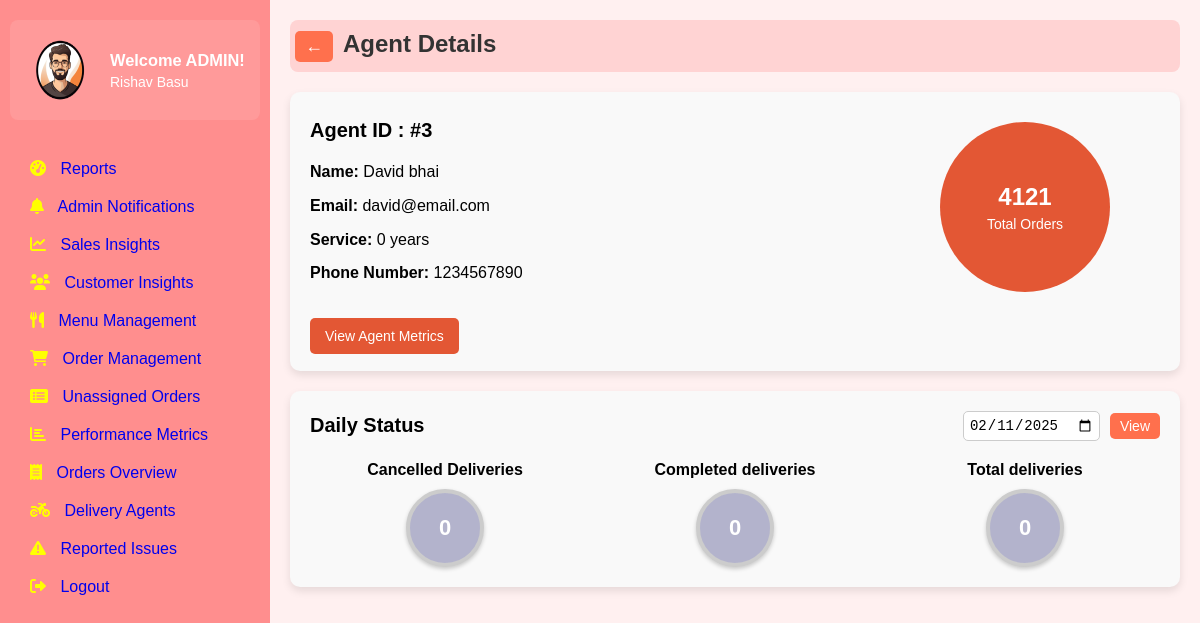
The page /staff/3 (signed in) on the database its author committed.
### tables this page shows
CREATE TABLE users (
        user_id INTEGER PRIMARY KEY AUTOINCREMENT,
        email TEXT UNIQUE NOT NULL,
        password_hash TEXT NOT NULL,
        full_name TEXT,
        phone_number TEXT,
        created_at TIMESTAMP DEFAULT CURRENT_TIMESTAMP,
        updated_at TIMESTAMP DEFAULT CURRENT_TIMESTAMP,
        last_login TIMESTAMP,
        is_active BOOLEAN DEFAULT TRUE,
        is_admin INTEGER DEFAULT 0,
        is_delivery_boy INTEGER DEFAULT 0,
        role_id INTEGER,
        FOREIGN KEY(role_id) REFERENCES roles(role_id)
    );

CREATE TABLE Delivery_agents (
        id INTEGER PRIMARY KEY,
        name TEXT NOT NULL,
        status TEXT NOT NULL,
        FOREIGN KEY (id) REFERENCES Users(user_id),
        FOREIGN KEY (name) REFERENCES Users(full_name)
    );

### app.py (the view)
@app.route('/staff/<agent_id>')
def staff_details(agent_id):
    if not is_admin():
        flash('Access denied. Admins only.', 'error')
        return redirect(url_for('signin'))
    conn = get_db_connection()
    staff = conn.execute('''SELECT da.*, u.email, u.phone_number, u.created_at, da.name as full_name, u.user_id
        FROM Delivery_agents da
        JOIN Users u ON da.id = u.user_id
        WHERE da.id = ?''', (agent_id,)).fetchone()
    if not staff:
        conn.close()
        return "Staff member not found", 404
    created_date = datetime.strptime(staff['created_at'], '%Y-%m-%d %H:%M:%S.%f')
    years_of_service = relativedelta(datetime.now(), created_date).years
    total_orders = conn.execute('''SELECT COUNT(*) as count FROM Delivery WHERE Delivery_Agent_ID = ?
    ''', (agent_id,)).fetchone()['count']
    selected_date = request.args.get('date', date.today().isoformat())
    metrics = conn.execute('''SELECT
            COUNT(CASE WHEN Status = 'Cancelled' THEN 1 END) as cancelled_deliveries,
            COUNT(CASE WHEN Status IN ('Delivered on time', 'Delivered delayed') THEN 1 END) as completed_deliveries,
            COUNT(*) as total_deliveries
        FROM Delivery
        WHERE Delivery_Agent_ID = ?
        AND DATE(Pickup_time) = DATE(?)
    ''', (agent_id, selected_date)).fetchone()
    staff_dict = dict(staff)
    metrics_dict = dict(metrics)
    conn.close()
    return render_template('staff_details.html',user=staff_dict,years_of_service=years_of_service,total_orders=total_orders,
                         metrics=metrics_dict,selected_date=selected_date)

### app.py (called while the page is built)
def is_admin():
    user_email = session.get('user')
    if not user_email:
        print("No user in session")
        return False
    conn = get_db()
    cursor = conn.cursor()
    cursor.execute('SELECT is_admin FROM Users WHERE email = ?', (user_email,))
    user = cursor.fetchone()
    conn.close()
    if user:
        print(f"User {user_email} is {'an admin' if user['is_admin'] == 1 else 'not an admin'}")
    return user and user['is_admin'] == 1

@app.teardown_appcontext
def close_connection(exception):
    db = getattr(g, '_database', None)
    if db is not None:
        db.close()

def get_db():
    conn = sqlite3.connect('existing_database.db')
    conn.row_factory = sqlite3.Row
    return conn

def get_db_connection():
    conn = sqlite3.connect("existing_database.db")
    conn.row_factory = sqlite3.Row
    return conn

### templates/staff_details.html (shortened to what this page needs)
{% extends 'base.html' %}
{% block extra_css %}
<link rel="stylesheet" href="{{ url_for('static', filename='css/staff_details.css') }}">
{% endblock %}
{% block content %}
<div class="header">
    <div class="header-content">
    <button class="back-btn" onclick="window.history.back()">←</button><span class="order-title"><b>Agent Details</b></span>
</div>
</div>
<div class="agent-details">
    <div class="details">
        <div class="title-agent">Agent ID : #{{ user.user_id }}</div>
        <p><strong>Name:</strong> {{ user.full_name }}</p>
        <p><strong>Email:</strong> {{ user.email }}</p>
        <p><strong>Service:</strong> {{ years_of_service }} years</p>
        <p><strong>Phone Number:</strong> {{ user.phone_number }}</p>
        <br>
        <a href="{{url_for('performance_metrics')}}" class="view-metrics">View Agent Metrics</a>
    </div>
    <div class="total-orders" style="margin: 10px 50px;">
        <div>{{ total_orders }}</div>
        <span>Total Orders</span>
    </div>
</div>
<div class="daily-status">
    <div class="status-header">
        <h2>Daily Status</h2>
        <div class="date-picker">
            <input type="date" id="statusDate" value="{{ selected_date }}" class="date-input">
            <button onclick="updateMetrics()" class="view-btn">View</button>
        </div>
    </div>
    <div class="status">
        <div>
            <p>Cancelled Deliveries</p>
            <div class="circle">{{ metrics.cancelled_deliveries }}</div>
        </div>
        <div>
            <p>Completed deliveries</p>
            <div class="circle">{{ metrics.completed_deliveries }}</div>
        </div>
        <div>
            <p>Total deliveries</p>
            <div class="circle">{{ metrics.total_deliveries }}</div>
        </div>
    </div>
</div>
{% endblock %}

### static/css/staff_details.css (style rules this page uses)
.header { border-radius: 8px; margin-bottom: 20px; margin-left: 20px; display: flex; gap:20px; background-color: #FFD3D3; padding: 10px 5px 10px 5px; }
.back-btn { font-size: 18px; padding: 5px 10px; cursor: pointer; background-color: #ff704d; color: white; border: none; border-radius: 5px; }
.order-title { font-size: 24px; color: #333; margin-left: 10px; }
.header-content { justify-content: flex-start !important; }
.agent-details { display: flex; justify-content: space-between; align-items: flex-start; padding: 20px; background-color: #f9f9f9; border-radius: 10px; margin-bottom: 20px; box-shadow: 0 4px 8px rgba(0, 0, 0, 0.1); margin-left: 20px; }
.details { line-height: 1.8; font-size: 16px; flex-grow: 1; }
.details strong { font-weight: bold; }
.details p { margin: 5px 0; }
.title-agent { font-weight: bold; line-height: 1.8; font-size: 20px; margin-bottom: 10px; }
.view-metrics { margin-top: 15px; padding: 10px 15px; background-color: #e35734; color: white; border: none; border-radius: 5px; cursor: pointer; font-size: 14px; text-decoration: none; }
.total-orders { display: flex; flex-direction: column; align-items: center; justify-content: center; background-color: #e35734; padding: 20px; border-radius: 50%; color: white; min-width: 130px; min-height: 130px; text-align: center; margin-left: 20px; }
.total-orders div { font-size: 24px; font-weight: bold; }
.total-orders span { font-size: 14px; margin-top: 5px; }
.daily-status { background-color: #f9f9f9; padding: 20px; border-radius: 10px; box-shadow: 0 4px 8px rgba(0, 0, 0, 0.1); margin-left: 20px; }
.status-header { display: flex; justify-content: space-between; align-items: center; margin-bottom: 20px; }
.daily-status h2 { margin: 0; font-size: 20px; font-weight: bolder; }
.status { display: flex; justify-content: space-between; align-items: flex-start; gap: 20px; }
.status > div { flex: 1; text-align: center; }
.status p { margin-bottom: 10px; font-weight: bold; }
.circle { margin: 0 auto; background-color: #b3b3cc; color: white; font-size: 22px; font-weight: bold; width: 70px; height: 70px; border-radius: 50%; display: flex; align-items: center; justify-content: center; box-shadow: 0 2px 4px rgba(0, 0, 0, 0.2); border: 4px solid #ccc; }
.date-picker { display: flex; align-items: center; gap: 10px; }
.date-picker input[type="date"] { padding: 5px; font-size: 14px; border: 1px solid #ccc; border-radius: 5px; }
.view-btn { padding: 5px 10px; background-color: #ff704d; color: white; border: none; border-radius: 5px; cursor: pointer; font-size: 14px; }

### static/css/base.css (style rules this page uses)
body, h1, p, ul, li { margin: 0; padding: 0; list-style: none; box-sizing: border-box; }
h2 { margin-top: 0; font-size: 24px; }
body { font-family: Arial, sans-serif; background: #ffe6e698; }
.header { display: flex; justify-content: space-between; align-items: center; margin-bottom: 20px; }

### rows shown on the page
users: user_id "3", email "david@email.com", phone_number "1234567890"
Delivery_agents: full_name "David bhai"

### other values the page prints
{{ years_of_service }} "0"
{{ total_orders }} "4121"
{{ metrics.cancelled_deliveries }} "0"
{{ metrics.completed_deliveries }} "0"
{{ metrics.total_deliveries }} "0"
